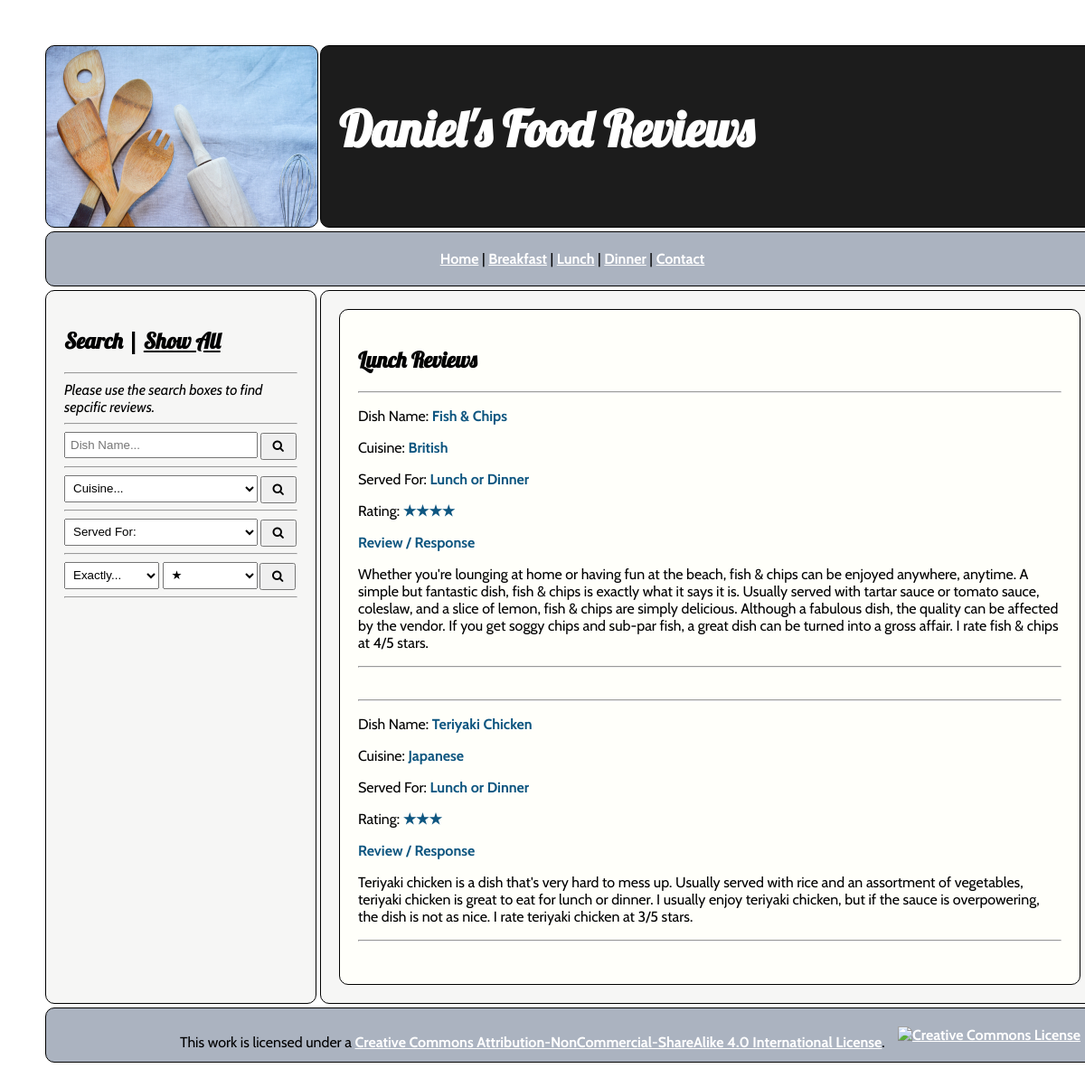
The page /lunch.php on the database its author committed.
### tables this page shows
CREATE TABLE `food_reviews` (
  `ID` int(11) NOT NULL,
  `Dish Name` varchar(100) NOT NULL,
  `Cuisine` varchar(50) NOT NULL,
  `Served For:` varchar(100) NOT NULL,
  `Rating` int(1) NOT NULL,
  `Review` text NOT NULL
);

### lunch.php (the view)
<?php include("head-nav.php");
$showall_sql="SELECT * FROM `food_reviews` WHERE `Served For:` LIKE '%lunch%' ORDER BY `food_reviews`.`Dish Name` ASC";
$showall_query=mysqli_query($dbconnect, $showall_sql);
$showall_rs=mysqli_fetch_assoc($showall_query);
$count=mysqli_num_rows($showall_query);
?>
    <div class="box main">
        <div class="box text">
            <h2>Lunch Reviews</h2>
            <?php
            if ($count<1)
            {
            ?>
            <div class="error">
                Sorry! There are no results that match your search. Please use the search box in the sidebar to try again.
            </div>
            <?php
            }
            else {
                do {
                ?>
                <hr>
                    <p>Dish Name: <span class="sub-heading"><?php echo $showall_rs['Dish Name']; ?></span></p>
                    <p>Cuisine: <span class="sub-heading"><?php echo $showall_rs['Cuisine']; ?></span></p>
                    <p>Served For: <span class="sub-heading"><?php echo $showall_rs['Served For:']; ?></span></p>
                    <p>Rating: <span class="sub-heading">
                        <?php
                            for ($x=0; $x < $showall_rs['Rating']; $x++)
                            {
                               echo "&#9733;";
                            }
                        ?>
                        </span></p>
                    <p><span class="sub-heading">Review / Response</span></p>
                    <p>
                        <?php echo $showall_rs['Review']; ?>
                    </p>
                <hr>
                <br />
                <?php
                }
                while($showall_rs=mysqli_fetch_assoc($showall_query));
            }
            ?>
        </div>
    </div>
<?php include("sidefooter.php"); ?>

### CSS/foodstyle.css (style rules this page uses)
body { margin: auto; color: #000000; padding: 50px; font-family: 'Cabin', sans-serif; }
.box { padding: 20px; border: solid 1px #000000; border-radius: 10px; }
.main { grid-area: main; background-color: #f6f6f5; display: grid; grid-template-columns: 100%; grid-template-rows: auto; grid-template-areas: "text"; grid-gap: 4px; }
.text { grid-area: text; background-color: #fffffa; }
.sub-heading { font-weight: bold; color: #0e5680; }
h2, h3 { font-family: 'Lobster', cursive; }

### rows shown on the page
food_reviews: Dish Name "Fish & Chips", Cuisine "British", value "Lunch or Dinner", Review "Whether you're lounging at home or having fun at the beach, fish & chips can be enjoyed anywhere, anytime. A simple but fantastic dish, fish & chips is exactly what it says it is. Usually served with tartar sauce or tomato sauce, coleslaw, and a slice of lemon, fish & chips are simply delicious. Although a fabulous dish, the quality can be affected by the vendor. If you get soggy chips and sub-par fish, a great dish can be turned into a gross affair. I rate fish & chips at 4/5 stars."
food_reviews: Dish Name "Teriyaki Chicken", Cuisine "Japanese", value "Lunch or Dinner", Review "Teriyaki chicken is a dish that's very hard to mess up. Usually served with rice and an assortment of vegetables, teriyaki chicken is great to eat for lunch or dinner. I usually enjoy teriyaki chicken, but if the sauce is overpowering, the dish is not as nice. I rate teriyaki chicken at 3/5 stars."
